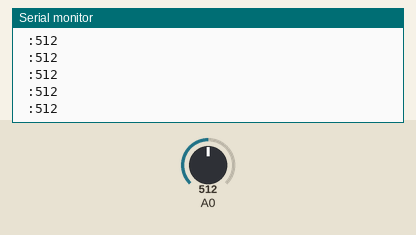
Bench run of a sketch on a simulated Arduino Uno, built with avr-gcc and run on an emulated ATmega328P. On the bench: the last lines printed to the serial monitor. Inputs (shaded band) come from the test bench; at power-on: A0 = 512.

Above: at 1.2 s.
1.3 s: A0 set to 716
At 1.8 s:
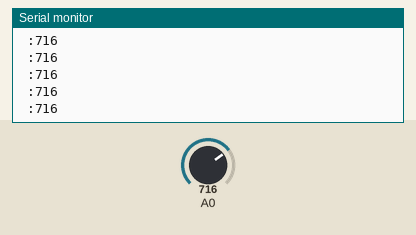
2.8 s: A0 set to 900
At 3.8 s:
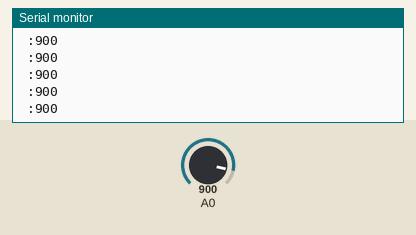
Timing chart, 0 to 5.8 s (numbered marks = the images above; inputs shaded):
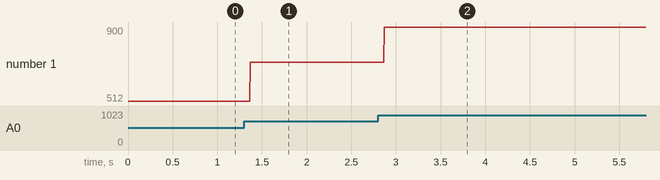

Measured:
- after the input at 1.3 s, the serial monitor: prints a new line after 0.07 s (image 1)
- after the input at 2.8 s, the serial monitor: prints a new line after 0.07 s (image 2)
- plotted number 1: 512 → 716 after the input at 1.3 s, 716 → 900 after the input at 2.8 s

The sketch:

Infrared_Ray_Sensor_Average.ino
```cpp
int sensorValue0=0;

int sum = 0;

int average = 0;

void setup() {

  Serial.begin(9600);

}

void loop() {

  int sensorValue0=analogRead(A0);

  if (true) {

    for (int i =0; i<5; i++) {

      sum = sum + sensorValue0;

    }

    average = sum / 5;

    sum = 0;

    Serial.print(" :");

    Serial.println(average);

    }

  }
```
